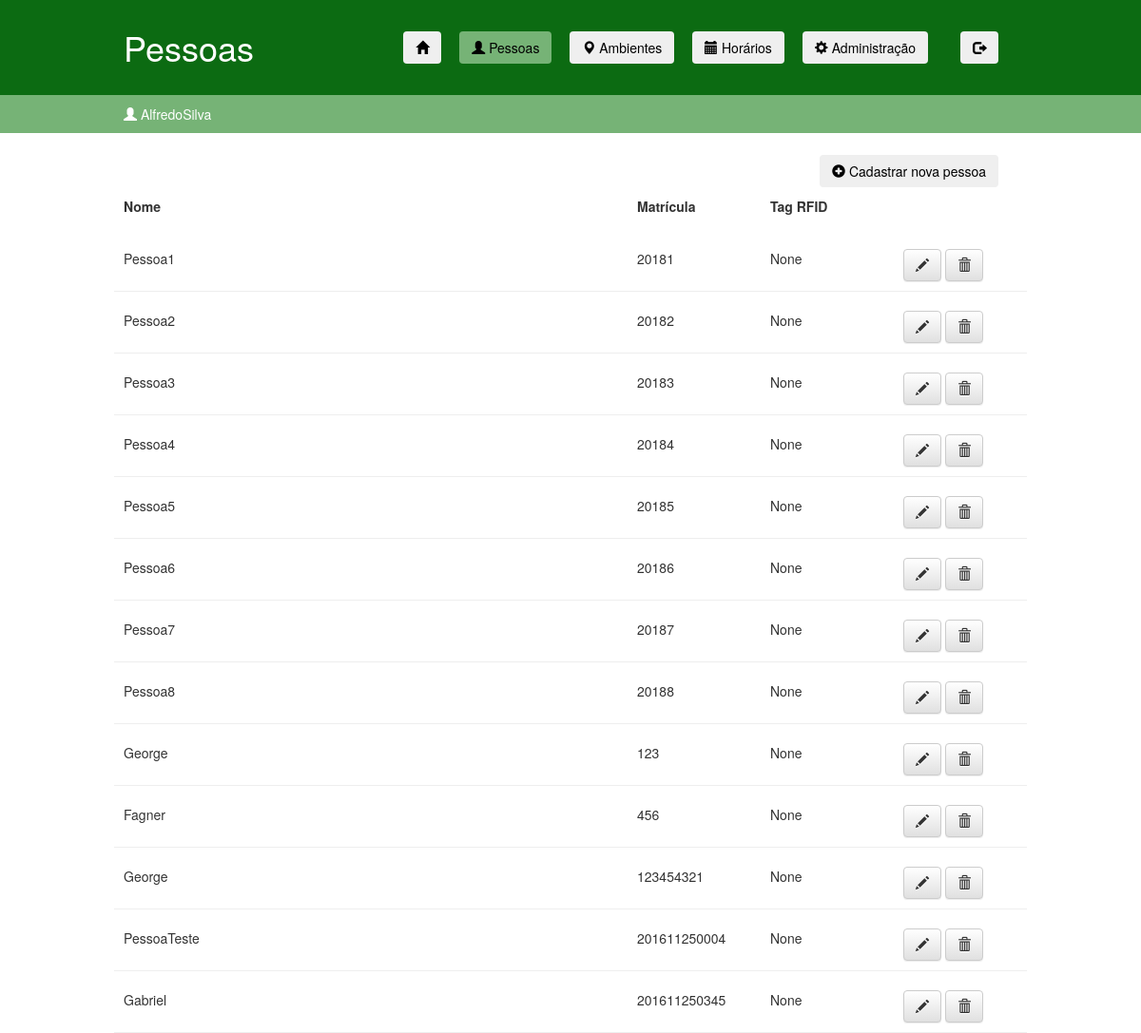
The page /people.html (signed in) on the database its author committed.
### ifaccapp/models.py (models this page shows, shortened)
class Person(models.Model):
    name = models.CharField(null=True, max_length=100, verbose_name="Nome")
    rfidtag = models.CharField(null=True, max_length=100, verbose_name="Tag RFID")
    registration = models.BigIntegerField(primary_key=True, verbose_name="Matrícula")  # matrícula

### ifaccapp/views.py (the view)
# urls.py: path('people.html', views.people, name='people'),
@login_required(redirect_field_name = None, login_url='/login.html')
def people(request):
    people = Person.objects.all()
    return render(request, 'ifaccapp/people.html', {'people': people})

### ifaccapp/templates/ifaccapp/people.html (shortened to what this page needs)
<!DOCTYPE html>
{% load static %}
<html lang="pt-br">
    <head>
        <link rel="stylesheet" href="https://maxcdn.bootstrapcdn.com/bootstrap/3.2.0/css/bootstrap.min.css">
        <link rel="stylesheet" href="https://maxcdn.bootstrapcdn.com/bootstrap/3.2.0/css/bootstrap-theme.min.css">
        <link rel="stylesheet" href="{% static 'css/ifaccapp.css' %}">
    </head>
    <body>
        <div class="page-header" style="border: none">
            <div class="linha">
                <header>
                    <div class="coluna col3">
                        <h1 class="logo">Pessoas</h1>
                    </div>
                    <div class="coluna col9">
                        <nav>
                            <ul class="menu inline sem-marcador" style="width: 700px">
                                <li>
                                    <a href="{% url 'home' %}"><button type="button" class="btn"><span class="glyphicon glyphicon-home"></span></button></a>
                                </li>
                                <li>
                                    <a href="{% url 'people' %}"><button type="button" class="btn btn-selected"><span class="glyphicon glyphicon-user"></span> Pessoas</button></a>
                                </li>
                                <li>
                                    <a href="{% url 'ambients' %}"><button type="button" class="btn"><span class="glyphicon glyphicon-map-marker"></span> Ambientes</button></a>
                                </li>
                                <li>
                                    <a href="{% url 'schedules' %}"><button type="button" class="btn"><span class="glyphicon glyphicon-calendar"></span> Horários</button></a>
                                </li>
                                <li>
                                    <a href="{% url 'administration' %}"><button type="button" class="btn"><span class="glyphicon glyphicon-cog"></span> Administração</button></a>
                                </li>
                                <li>
                                    <a href="{% url 'logout' %}"><button type="button" class="btn"><span class="glyphicon glyphicon-log-out"></span></button></a>
                                </li>
                            </ul>
                        </nav>
                    </div>
                </header>
            </div>
        </div>
        <div style="background-color: #76B376">
            <div class="linha" style="padding: 0 0 0 0">
                <header>
                    <div class="coluna col12" style="color: #FFF; font-size: 14px; text-align: left; padding: 10px 10px">
                        <span class="glyphicon glyphicon-user"></span> {{ request.user.username }}
                    </div>
                </header>
            </div>
        </div>
        <div class="content-people">
            <div class="linha-top-menu">
                <header>
                    <ul class="menu top-inline sem-marcador">
                        <li>
                            <a href="{% url 'register_person' %}"><button type="button" class="btn"><span class="glyphicon glyphicon-plus-sign"></span> Cadastrar nova pessoa</button></a>
                        </li>
                    </ul>
                </header>
            </div>
            <div class="linha">
                <div class="coluna col7">
                    <label>Nome</label>
                </div>
                <div class="coluna col2">
                    <label>Matrícula</label>
                </div>
                <div class="coluna col2">
                    <label>Tag RFID</label>
                </div>
            </div>
            {% for person in people %}
                <div class="linha" style="padding: 20px 0 10px 0; border-bottom: 1px solid #eee">
                    <div class="coluna col7">
                        {{ person.name }}
                    </div>
                    <div class="coluna col2">
                        {{ person.registration }}
                    </div>
                    <div class="coluna col2">
                        {{ person.rfidtag }}
                    </div>
                    <div class="coluna col2">
                        <a class="btn btn-default" href="{% url 'edit_person' pk=person.pk %}"><span class="glyphicon glyphicon-pencil"></span></a>
                        <a class="btn btn-default" href="{% url 'remove_person' pk=person.pk %}"><span class="glyphicon glyphicon-trash"></span></a>
                    </div>
                </div>
            {% endfor %}
        </div>
    </body>
</html>

### ifaccapp/static/css/ifaccapp.css (style rules this page uses)
body { margin: 0; }
.page-header { background-color: #0C6B12; color: #FFFFFF; margin-top: 0; margin-bottom: 0; padding: 10px 20px 10px 20px; }
.content-people { padding-left: 30px; padding-right: 30px; }
a { color: #000000; }
.linha { width: 960px; margin: 0 auto; overflow: auto; padding: 0 0 10px 0; }
.linha-top-menu { width: 960px; margin: auto; overflow: auto; }
.coluna { padding: 0 10px; float: left; }
.col2 { width: 140px; }
.col3 { width: 220px; }
.col7 { width: 540px; }
.col9 { width: 700px; }
.col12 { width: 940px; }
ul.inline li { display: inline; margin-right: 15px; }
ul.inline li:last-child { margin-left: 15px; margin-right: 0; }
ul.top-inline li { display: inline; margin-right: 15px; }
ul.top-inline li:last-child { margin-left: 0; margin-right: 30px; }
ul.sem-marcador { list-style: none; }
.menu { text-transform: uppercase; text-align: right; margin-top: 23px; }
.btn-selected { background-color: #76B376; }

### rows shown on the page
Person: name "Pessoa1", registration "20181", rfidtag "None"
Person: name "Pessoa2", registration "20182", rfidtag "None"
Person: name "Pessoa3", registration "20183", rfidtag "None"
Person: name "Pessoa4", registration "20184", rfidtag "None"
Person: name "Pessoa5", registration "20185", rfidtag "None"
Person: name "Pessoa6", registration "20186", rfidtag "None"
Person: name "Pessoa7", registration "20187", rfidtag "None"
Person: name "Pessoa8", registration "20188", rfidtag "None"
Person: name "George", registration "123", rfidtag "None"
Person: name "Fagner", registration "456", rfidtag "None"
Person: name "George", registration "123454321", rfidtag "None"
Person: name "PessoaTeste", registration "201611250004", rfidtag "None"
Person: name "Gabriel", registration "201611250345", rfidtag "None"

### other values the page prints
{{ request.user.username }} "AlfredoSilva"
